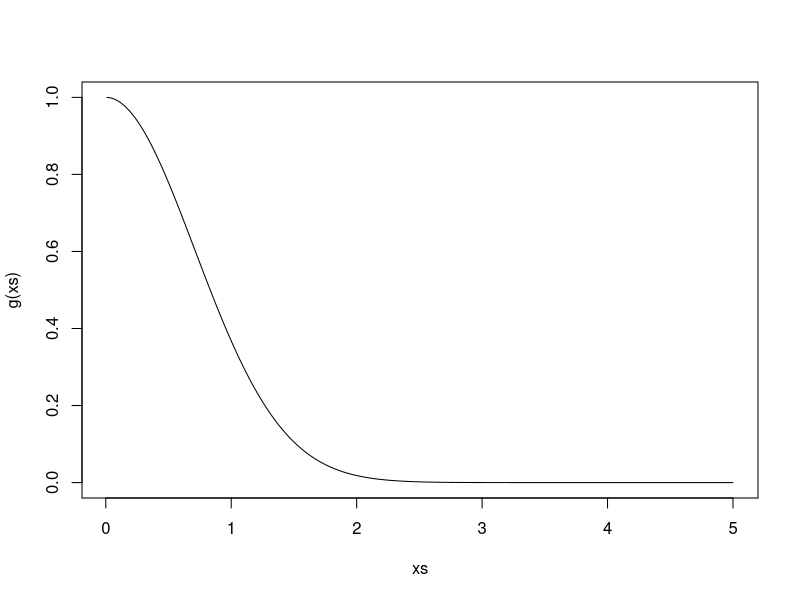
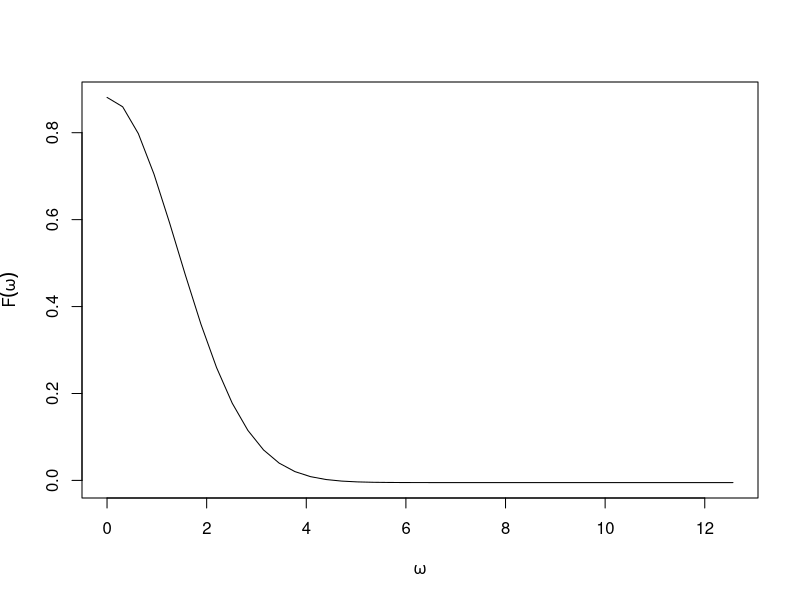
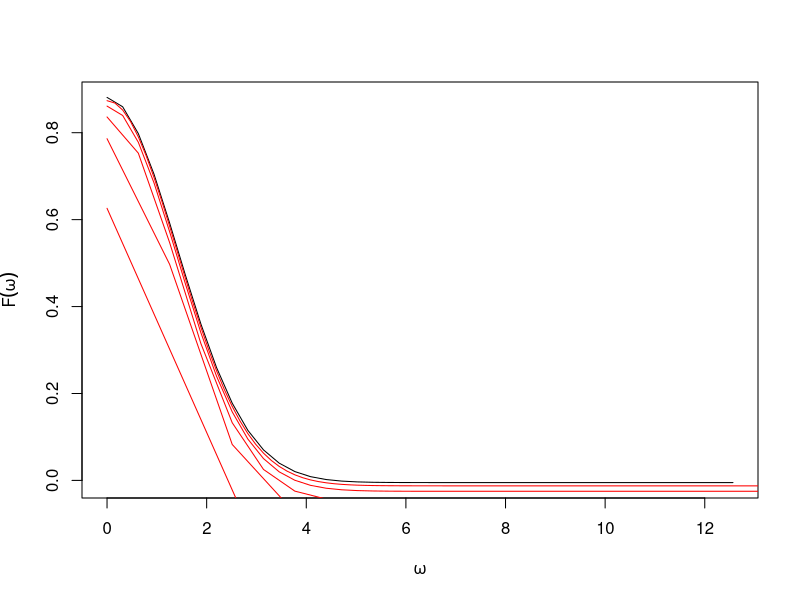
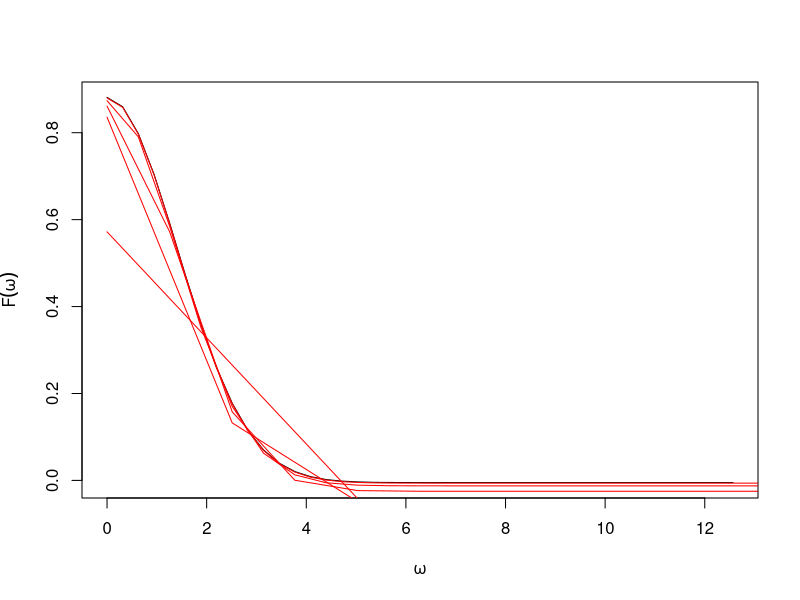

Write R code to recreate these figures, in order.
## ---- chunk 1
g <- function(x) exp(-x^2) * (x > 0)
xs <- 1:500/100
plot(xs, g(xs), type = "l")
## ---- chunk 2
slow_fourier <- function(f, w, len = 10, res = 100) {
  xs <- 0:(len * res)/res
  sum(f(xs) * exp(-1i * w * xs))/res
}
ws <- 0:40/20 * 2 * pi
F_slow <- sapply(ws, function(w) slow_fourier(g, w))
plot(ws, Re(F_slow), type = "l",
     ylab = expression(F(omega)), xlab = expression(omega))
## ---- chunk 3
fft_fourier <- function(f, n = 10) {
  xs <- ((1:n) - 1)/sqrt(n)
  ws <- 2 * pi * xs
  list(Fw = fft(f(xs))/sqrt(n), w = ws)
}
plot(ws, Re(F_slow), type = "l",
     ylab = expression(F(omega)), xlab = expression(omega))
res <- fft_fourier(g, 4)
lines(res$w, Re(res$Fw), col = "red")
res <- fft_fourier(g, 25)
lines(res$w, Re(res$Fw), col = "red")
res <- fft_fourier(g, 100)
lines(res$w, Re(res$Fw), col = "red")
res <- fft_fourier(g, 400)
lines(res$w, Re(res$Fw), col = "red")
res <- fft_fourier(g, 1600)
lines(res$w, Re(res$Fw), col = "red")
## ---- chunk 4
fft_fourier <- function(f, n = 10, alpha = 1) {
  xs <- ((1:n) - 1)/sqrt(n) * alpha
  ws <- 2 * pi * ((1:n) - 1)/sqrt(n) / alpha
  list(Fw = fft(f(xs))/sqrt(n) * alpha, w = ws)
}
plot(ws, Re(F_slow), type = "l",
     ylab = expression(F(omega)), xlab = expression(omega))
res <- fft_fourier(g, 4, 0.5)
lines(res$w, Re(res$Fw), col = "red")
res <- fft_fourier(g, 25, 0.5)
lines(res$w, Re(res$Fw), col = "red")
res <- fft_fourier(g, 100, 0.5)
lines(res$w, Re(res$Fw), col = "red")
res <- fft_fourier(g, 400, 0.5)
lines(res$w, Re(res$Fw), col = "red")
res <- fft_fourier(g, 1600, 0.5)
lines(res$w, Re(res$Fw), col = "red")
